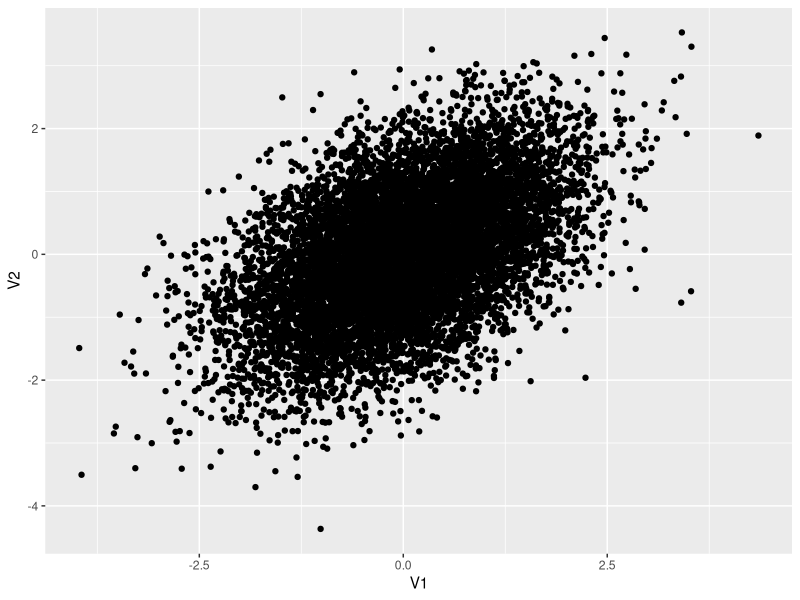
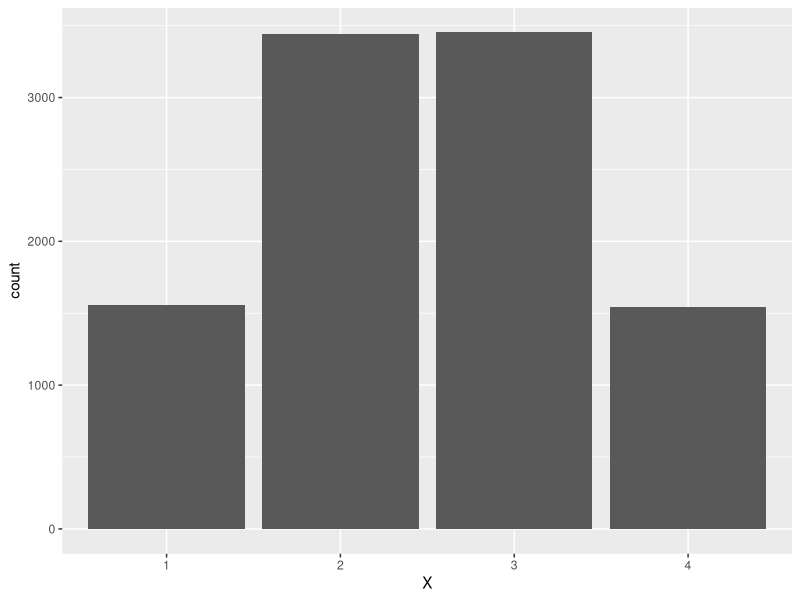
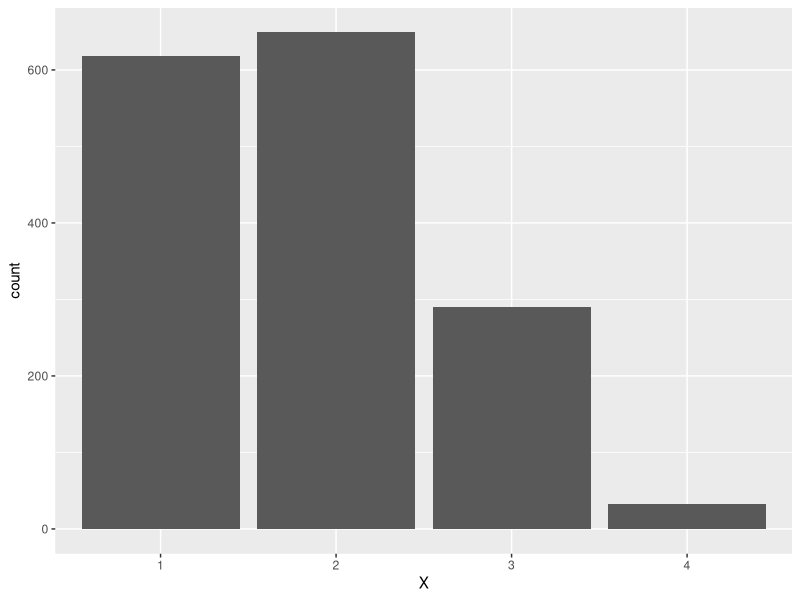

Generate these figures, in order, with R:
## ---- chunk 1
library(mvtnorm)
library(ggplot2)
library(dplyr)

n <- 10000
X <- as.data.frame(rmvnorm(n = n, sigma = matrix(c(1, .5, .5, 1), ncol = 2)))
ggplot(X, aes(x = V1, y = V2)) + geom_point()

D <- X %>%
  mutate(X = cut(V1, breaks = c(-5, -1, 0, 1, 5), labels = 1:4), Y = cut(V2, breaks = c(-5, -1, 0, 1, 5), labels = 1:4))

ggplot(D, aes(x = X)) + geom_bar()

D %>%
  filter(Y == 1) %>%
  ggplot(aes(x = X)) + geom_bar()
